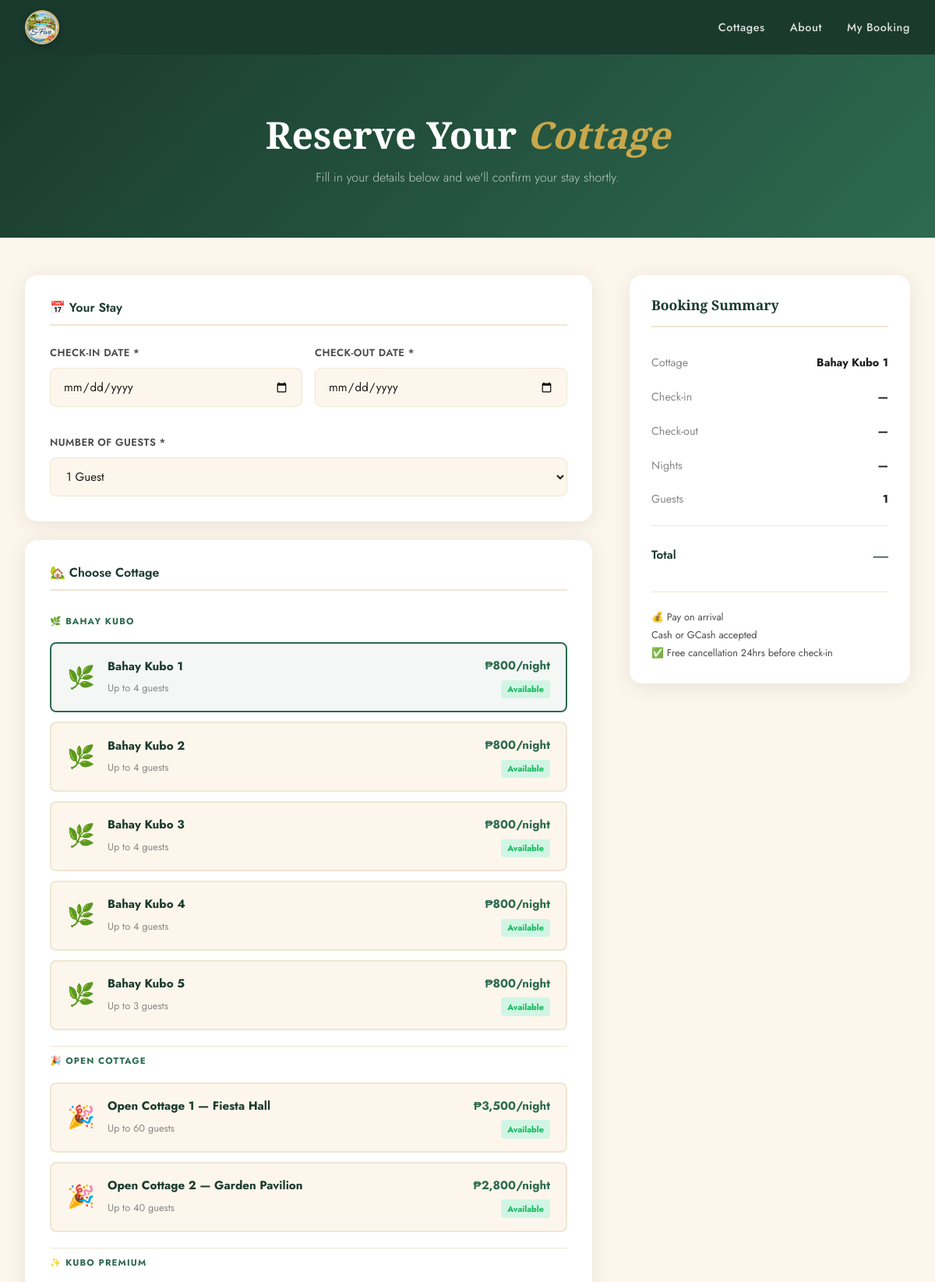
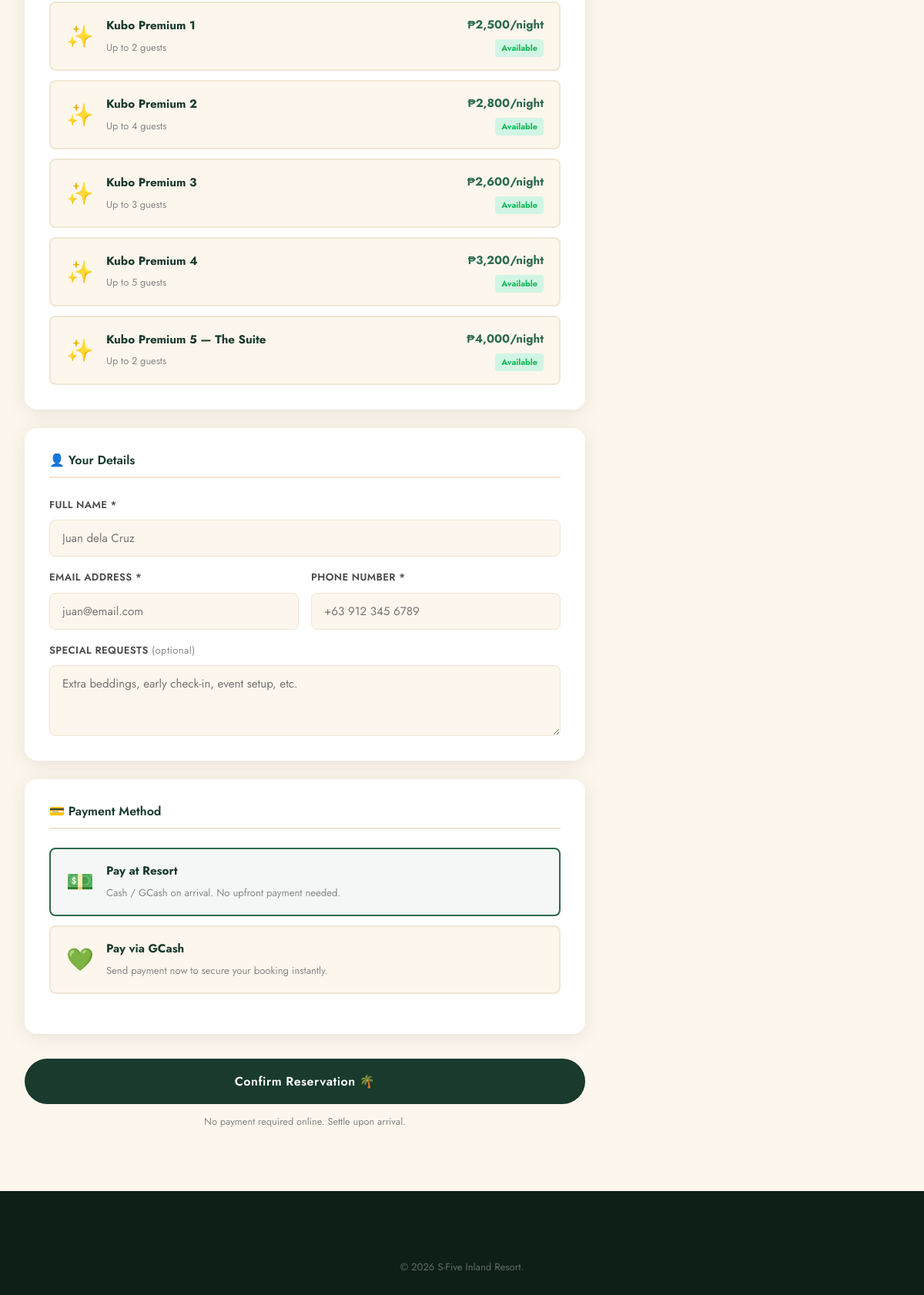
/booking.php?cottage_id=1&guests=1, run on the app's committed database (2 pictures, top to bottom).
### tables this page shows
CREATE TABLE cottages (
    id INT AUTO_INCREMENT PRIMARY KEY,
    name VARCHAR(100) NOT NULL,
    category ENUM('Bahay Kubo','Open Cottage','Kubo Premium') DEFAULT 'Bahay Kubo',
    description TEXT,
    price_per_night DECIMAL(10,2) NOT NULL,
    capacity INT NOT NULL,
    images TEXT DEFAULT NULL,        
    amenities TEXT,
    is_available TINYINT(1) DEFAULT 1,
    created_at TIMESTAMP DEFAULT CURRENT_TIMESTAMP
);

### booking.php (the view, shortened to what the rows shown need)
<?php
$db = getDB();
$success      = false;
$booking_result = null;
$check_in   = isset($_GET['check_in'])   ? clean($_GET['check_in'])   : '';
$check_out  = isset($_GET['check_out'])  ? clean($_GET['check_out'])  : '';
$cottage_id = isset($_GET['cottage_id']) ? (int)$_GET['cottage_id']   : 0;
function getCottagesWithStatus($db, $check_in, $check_out) {
    if ($check_in && $check_out) {
        $stmt = $db->prepare("
            SELECT c.*,
                (SELECT COUNT(*) FROM reservations r
                 WHERE r.cottage_id = c.id
                 AND r.status != 'Cancelled'
                 AND NOT (r.check_out <= ? OR r.check_in >= ?)) AS is_booked
            FROM cottages c
            WHERE c.is_available = 1
            ORDER BY FIELD(c.category,'Bahay Kubo','Open Cottage','Kubo Premium'), c.name
        ");
        $stmt->execute([$check_in, $check_out]);
    } else {
        $stmt = $db->query("
            SELECT c.*, 0 AS is_booked
            FROM cottages c
            WHERE c.is_available = 1
            ORDER BY FIELD(c.category,'Bahay Kubo','Open Cottage','Kubo Premium'), c.name
        ");
    }
    return $stmt->fetchAll();
}
$all_cottages = getCottagesWithStatus($db, $check_in, $check_out);
$selected_cottage = null;
if ($cottage_id) {
    $stmt = $db->prepare("SELECT * FROM cottages WHERE id=?");
    $stmt->execute([$cottage_id]);
    $selected_cottage = $stmt->fetch();
}
$grouped_cottages = [];
foreach ($all_cottages as $c) {
    $grouped_cottages[$c['category']][] = $c;
}
$cat_icons = ['Bahay Kubo'=>'🌿','Open Cottage'=>'🎉','Kubo Premium'=>'✨'];
?>
<!DOCTYPE html>
<html lang="en">
<head>
    <link rel="stylesheet" href="css/style.css">
</head>
<body>
<div class="booking-page">
    <div class="booking-hero">
        <h1>Reserve Your <em>Cottage</em></h1>
    </div>
    <div class="container">
    <?php if ($success && $booking_result): ?>
    <div class="success-card">
        <div class="success-icon"><?= $booking_result['payment_method']==='GCash' ? '💚' : '🎉' ?></div>
        <h2>Booking <?= $booking_result['payment_method']==='GCash' ? 'Submitted!' : 'Received!' ?></h2>
        <p>Thank you for choosing <strong>S-Five Inland Resort!</strong> 🌴</p>
        <?php if ($booking_result['payment_method'] === 'GCash'): ?>
        <div class="gcash-success-note">
            <div class="gcash-icon-big">💚</div>
            <?php if (!empty($booking_result['gcash_checkout_url'])): ?>
            <p><strong>Your GCash payment link is ready!</strong></p>
            <p>Click the button below to complete your payment via GCash. This page will automatically confirm once payment is received.</p>
            <a href="<?= htmlspecialchars($booking_result['gcash_checkout_url']) ?>"
               class="btn-gcash-pay" target="_blank" rel="noopener"
               onclick="startPaymentPolling()">
                💚 Pay via GCash Now
            </a>
            <div id="paymentStatusBox" style="margin-top:1.2rem;padding:0.85rem 1rem;border-radius:10px;background:#f0fdf6;border:1.5px solid #d1fae5;display:none;">
                <span id="paymentStatusIcon">⏳</span>
                <span id="paymentStatusText" style="font-size:0.9rem;color:#065f46;font-weight:600;margin-left:0.4rem;">Waiting for payment...</span>
            </div>
            <div id="paymentConfirmedBox" style="margin-top:1.2rem;padding:1rem;border-radius:10px;background:#d1fae5;border:2px solid #10b959;display:none;text-align:center;">
                <div style="font-size:2rem;">✅</div>
                <p style="font-weight:700;color:#065f46;margin:0.3rem 0;">Payment Confirmed!</p>
                <p style="font-size:0.85rem;color:#047857;">Your booking is now <strong>Confirmed</strong>. Thank you!</p>
            </div>
            <p style="margin-top:0.75rem;font-size:0.78rem;color:#888;">
                Booking code: <code><?= $booking_result['code'] ?></code>
            </p>
            <?php else: ?>
            <p><strong>Booking submitted!</strong> We'll send you the GCash payment link shortly.</p>
            <p>Your booking code: <code><?= $booking_result['code'] ?></code></p>
            <?php endif; ?>
        </div>
        <script>
        // Auto-poll PayMongo every 5 seconds after guest clicks Pay
        let pollInterval = null;
        let pollCount    = 0;
        const MAX_POLLS  = 72; // poll for up to 6 minutes
        function startPaymentPolling() {
            document.getElementById('paymentStatusBox').style.display = 'block';
            if (pollInterval) return; // already polling
            pollInterval = setInterval(checkPaymentStatus, 5000);
        }
        async function checkPaymentStatus() {
            pollCount++;
            if (pollCount > MAX_POLLS) {
                clearInterval(pollInterval);
                document.getElementById('paymentStatusText').textContent = 'Payment not detected yet. Check your booking code later.';
                document.getElementById('paymentStatusIcon').textContent = '⚠️';
                return;
            }
            try {
                const res  = await fetch('booking.php?action=poll_payment&code=<?= urlencode($booking_result['code']) ?>');
                const data = await res.json();
                if (data.paid) {
                    clearInterval(pollInterval);
                    document.getElementById('paymentStatusBox').style.display  = 'none';
                    document.getElementById('paymentConfirmedBox').style.display = 'block';
                } else {
                    document.getElementById('paymentStatusText').textContent =
                        'Waiting for payment... (check ' + pollCount + ')';
                }
            } catch(e) {
                // network hiccup — keep polling
            }
        }
        </script>
        <?php else: ?>
        <p>Your reservation is <span class="status-badge pending">Pending</span> — our team will confirm it shortly.</p>
        <?php endif; ?>
        <div class="booking-summary-box">
            <div class="summary-row"><span>Booking Code</span><strong><?= $booking_result['code'] ?></strong></div>
            <div class="summary-row"><span>Guest Name</span><strong><?= htmlspecialchars($booking_result['name']) ?></strong></div>
            <div class="summary-row"><span>Cottage</span><strong><?= htmlspecialchars($booking_result['cottage']) ?></strong></div>
            <div class="summary-row"><span>Check-in</span><strong><?= date('F d, Y', strtotime($booking_result['check_in'])) ?></strong></div>
            <div class="summary-row"><span>Check-out</span><strong><?= date('F d, Y', strtotime($booking_result['check_out'])) ?></strong></div>
            <div class="summary-row"><span>Duration</span><strong><?= $booking_result['nights'] ?> night(s)</strong></div>
            <div class="summary-row"><span>Payment</span><strong><?= $booking_result['payment_method'] ?></strong></div>
            <div class="summary-row total-row"><span>Total Amount</span><strong>₱<?= number_format($booking_result['total'], 2) ?></strong></div>
        </div>
        <p class="note-text">🧾 No email confirmation is sent — save or screenshot your <a href="receipt.php?code=<?= $booking_result['code'] ?>" target="_blank">receipt</a> as proof of this booking.</p>
        <?php if ($booking_result['payment_method'] === 'Pay at Resort'): ?>
        <p class="note-text">💰 Pay on arrival — Cash or GCash accepted</p>
        <?php endif; ?>
        <div class="success-actions">
            <a href="check_booking.php?code=<?= $booking_result['code'] ?>" class="btn-primary">Track Booking</a>
            <a href="receipt.php?code=<?= $booking_result['code'] ?>" class="btn-ghost" target="_blank">🧾 View Receipt</a>
            <a href="index.php" class="btn-ghost">Back to Home</a>
        </div>
    </div>
    <?php else: ?>
    <div class="booking-layout">
        <div class="booking-form-col">
            <form action="booking.php" method="POST" enctype="multipart/form-data" class="booking-form" id="bookingForm">
                <div class="form-section">
                    <div class="cottage-options" id="cottageOptions">
                        <?php foreach ($grouped_cottages as $cat => $cats_cottages): ?>
                        <div class="co-category-label"><?= $cat_icons[$cat] ?? '🏠' ?> <?= $cat ?></div>
                        <?php foreach ($cats_cottages as $c):
                            $isSelected = ($c['id'] == $cottage_id);
                            $isBooked   = (bool)$c['is_booked'];
                        ?>
                        <label class="cottage-option <?= $isSelected?'selected':'' ?> <?= $isBooked?'booked-option':'' ?>"
                               data-price="<?= $c['price_per_night'] ?>"
                               data-name="<?= htmlspecialchars($c['name']) ?>"
                               data-capacity="<?= $c['capacity'] ?>">
                            <div class="co-icon"><?= $cat_icons[$cat] ?? '🏠' ?></div>
                            <div class="co-info">
                                <strong><?= htmlspecialchars($c['name']) ?></strong>
                                <span>Up to <?= $c['capacity'] ?> guests</span>
                            </div>
                            <div class="co-right">
                                <div class="co-price">₱<?= number_format($c['price_per_night'],0) ?>/night</div>
                                <?php if ($isBooked): ?>
                                <span class="co-unavail-tag">Unavailable</span>
                                <?php else: ?>
                                <span class="co-avail-tag">Available</span>
                                <?php endif; ?>
                            </div>
                        </label>
                        <?php endforeach; ?>
                        <?php endforeach; ?>
                    </div>
                </div>
            </form>
        </div>
        <div class="booking-sidebar">
            <div class="sidebar-card sticky">
                <div class="summary-item">
                    <span>Cottage</span>
                    <strong id="summary-cottage-name"><?= $selected_cottage?htmlspecialchars($selected_cottage['name']):'—' ?></strong>
                </div>
            </div>
        </div>
    </div>
    <?php endif; ?>
    </div>
</div>
</body>
</html>

### data on the page
cottages: cat "🌿", name "Bahay Kubo 1", capacity "4", price_per_night "800"
cottages: cat "🌿", name "Bahay Kubo 2", capacity "4", price_per_night "800"
cottages: cat "🌿", name "Bahay Kubo 3", capacity "4", price_per_night "800"
cottages: cat "🌿", name "Bahay Kubo 4", capacity "4", price_per_night "800"
cottages: cat "🌿", name "Bahay Kubo 5", capacity "3", price_per_night "800"
cottages: cat "🎉", name "Open Cottage 1 — Fiesta Hall", capacity "60", price_per_night "3,500"
cottages: cat "🎉", name "Open Cottage 2 — Garden Pavilion", capacity "40", price_per_night "2,800"
cottages: cat "✨", name "Kubo Premium 1", capacity "2", price_per_night "2,500"
cottages: cat "✨", name "Kubo Premium 2", capacity "4", price_per_night "2,800"
cottages: cat "✨", name "Kubo Premium 3", capacity "3", price_per_night "2,600"
cottages: cat "✨", name "Kubo Premium 4", capacity "5", price_per_night "3,200"
cottages: cat "✨", name "Kubo Premium 5 — The Suite", capacity "2", price_per_night "4,000"

### other printed values
$cat_icons[$cat] "🌿"
$cat "BAHAY KUBO"
$cat_icons[$cat] "🎉"
$cat "OPEN COTTAGE"
$cat_icons[$cat] "✨"
$cat "KUBO PREMIUM"
$nights?:'—' "—"
$guests "1"
form field num_guests "1 Guest"
